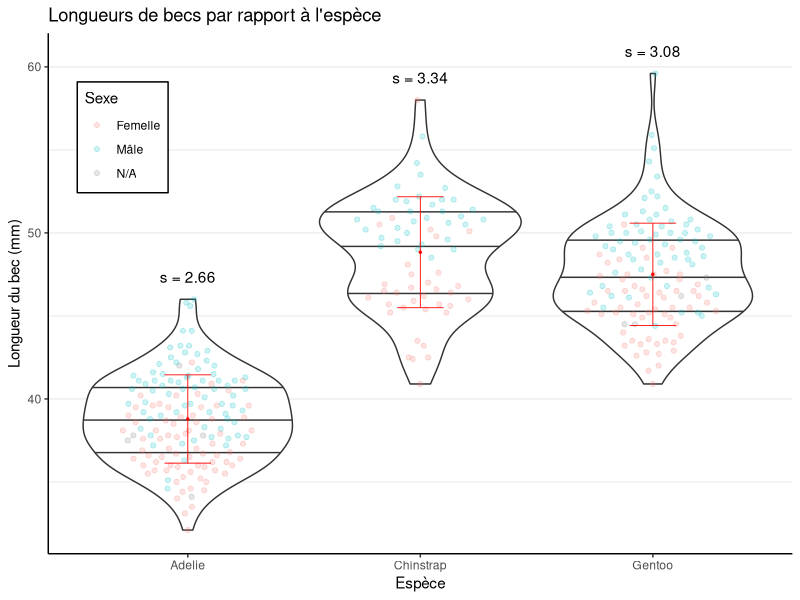
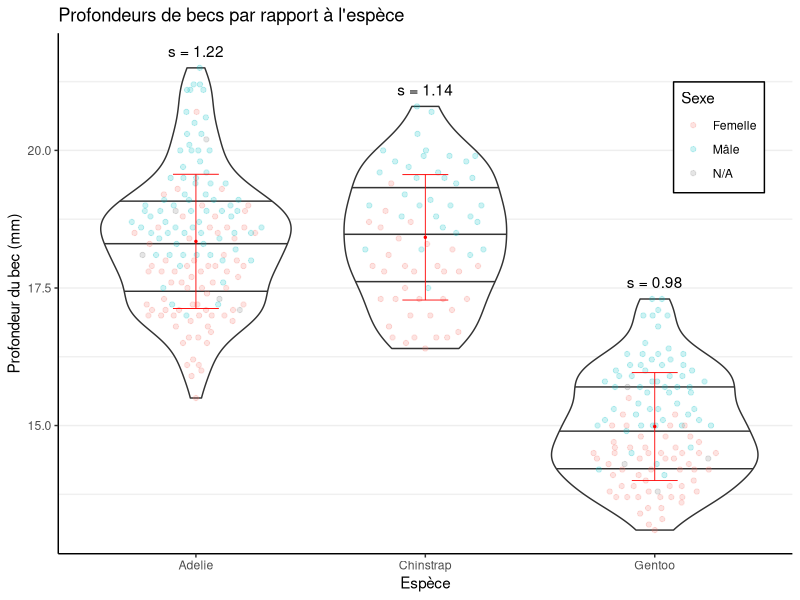
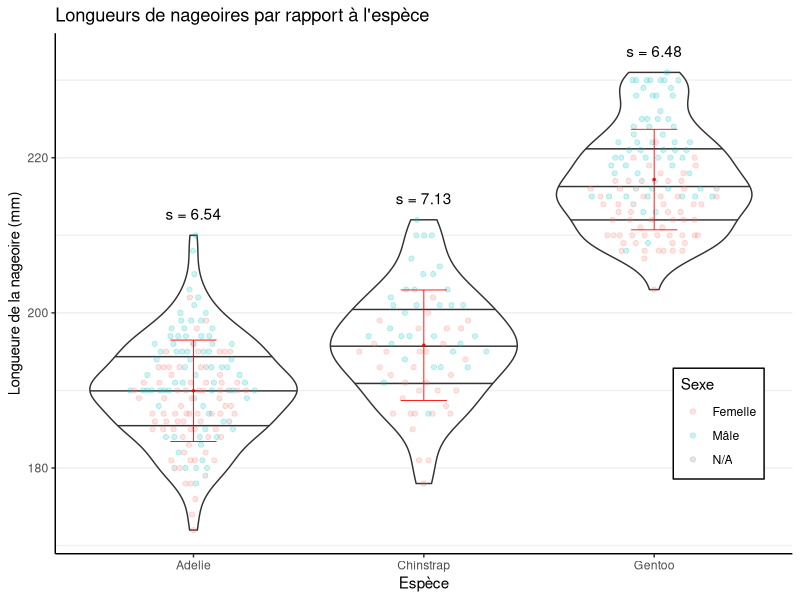
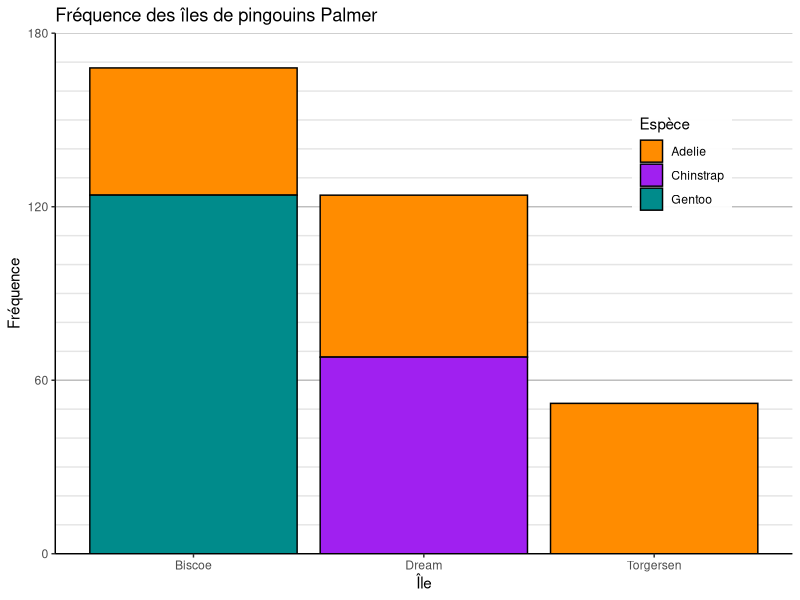
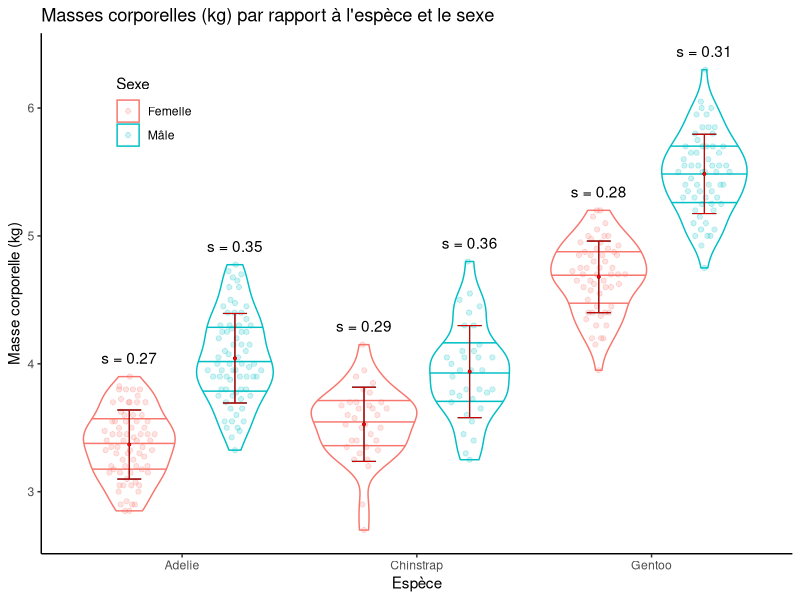
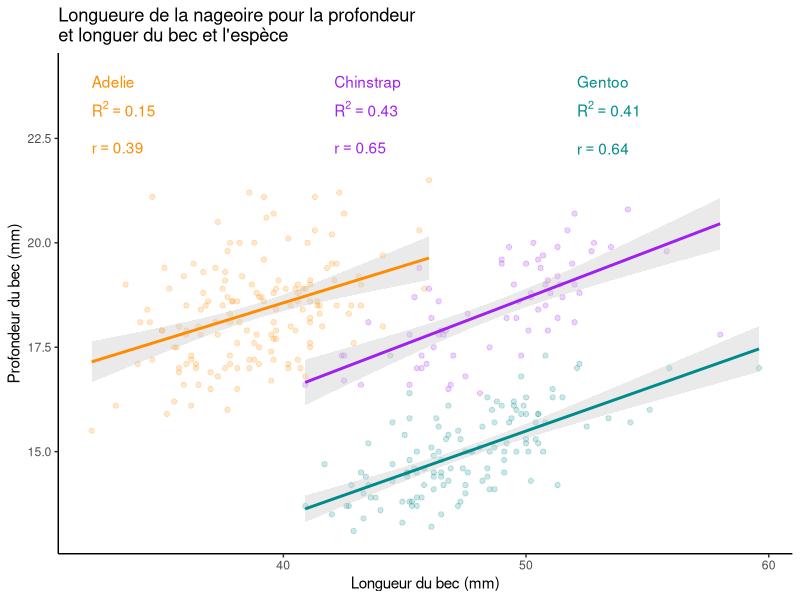
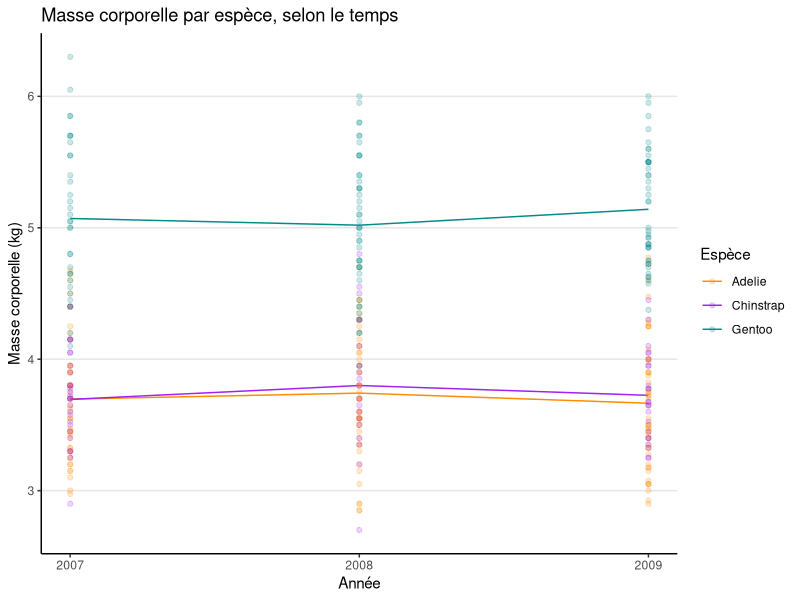
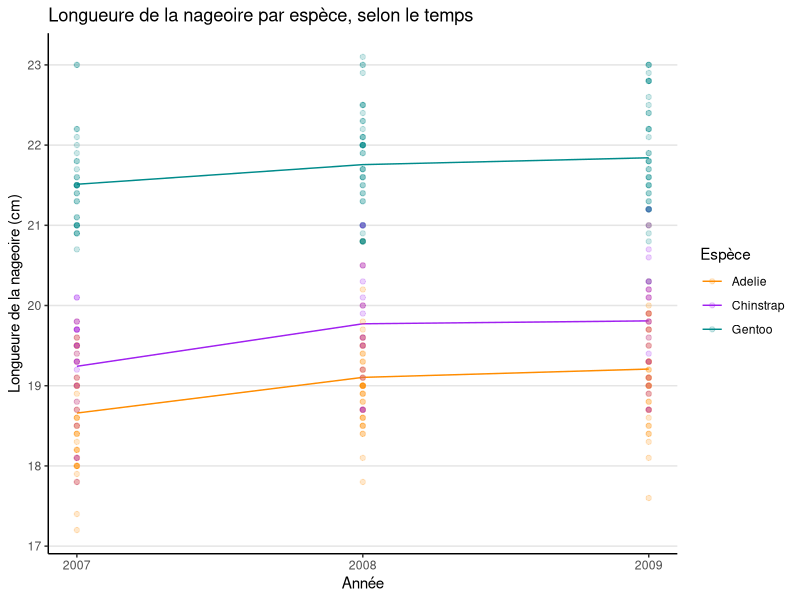

Source code (R) for these figures, in order:
## ---- chunk 1
# Préparatipn de librairies et installations variés

# install.packages("palmerpenguins")
# install.packages("tidyverse")
# install.packages("languageserver")
# install.packages("ggbeeswarm")
# install.packages("viridis")

library(palmerpenguins)
library("tidyverse")
library(ggbeeswarm) # Génère des graphique d'essaim d'abeille
library(viridis) # Couleurs pouvant être mieux perçus
library(knitr) # Tableaux

# citation()
# citation("palmerpenguins")
# citation("tidyverse")
# citation("ggbeeswarm")
## ---- chunk 2
# Assurer l'utilisation des virgules par les sorties

inline_hook_old <- knit_hooks$get("inline")

format_d <- function(x) {
  if (is.numeric(x)) {
    return(str_replace_all(str_replace_all(sprintf("%.2f", x), "[.]", ","), ",00", ""))
  }

  return(x)
}

kable_fr <- function(x) {
  # Alignement selon la type de valeur
  alignment <- ""
  for(i in 1:ncol(x)) {
    if (is.numeric(x[,i])) {
      alignment <- paste(alignment, "r", sep="")
    } else {
      alignment <- paste(alignment, "l", sep="")
    }
  }

  x %>%
    mutate_all(~format_d(.)) %>%
    kable(align=alignment)
}

decimal_hook <- function (x) {
  if (is.numeric(x)) {
    # If integer, print without decimal; otherwise print two places
    res <- ifelse(x == round(x),
      sprintf("%d", x),
      str_replace_all(sprintf("%.2f", x), "[.]", ",")
    )
    paste(res, collapse = ", ")
  }

  inline_hook_old(x)
}

knit_hooks$set(inline = decimal_hook)
## ---- chunk 3
# Préparation aesthétique

theme_set(theme_classic())

# Échelle de couleur des pingouins Palmer
penguin_colours <- c("darkorange","purple","cyan4")
names(penguin_colours) <- levels(penguins$species)
penguin_colour_scale <- function(fill = FALSE) {
  if (fill) {
    return (scale_fill_manual(name = "Espèce", values = penguin_colours))
  }

  return (scale_colour_manual(name = "Espèce", values = penguin_colours))
}

# Utilisation d'une graine aléatoire déterminée
set.seed(3142)

## ---- chunk 4
# Fonctions générales

# Mode pour les facteurs
Mode <- function(x) {
  ux <- unique(x)
  return(ux[which.max(tabulate(match(x, ux)))])
}
## ---- chunk 5
penguins_fr <-
  penguins %>%
  mutate(
    body_mass_g = body_mass_g / 1000,
    sex = ifelse(sex == "male", "Mâle", ifelse(sex == "female", "Femelle", sex))
  )

colnames(penguins_fr) <- c("Espèce", "Isle", "Longueur du bec (mm)", "Profondeur du bec (mm)", "Longueure de la nageoire (mm)", "Masse corporelle (kg)", "Sexe", "Année")
## ---- chunk 6

penguins %>%
  filter(
    is.na(species) |
    is.na(island) |
    is.na(bill_length_mm) |
    is.na(bill_depth_mm) |
    is.na(flipper_length_mm) |
    is.na(body_mass_g) |
    is.na(sex) |
    is.na(year)
  ) %>%
  kable_fr()

## ---- chunk 7
#| label: tab-som-qualquant
#| exho: FALSE
#| tbl-cap: 'Le sommaire partiel des variables qualitatives et \textit{quantitatives}.'
#| out-width: '100%'
#| tbl-align: 'center'

factor_list <-
  penguins_fr %>%
  # select_if(negate(is.numeric)) %>%
  summarise_all(
    list(
      n=~n(),
      na=~sum(is.na(.)),
      mode=~as.character(Mode(.))
    )
  ) %>%
  unlist() %>%
  split(seq(ncol(
    penguins_fr
    # select_if(negate(is.numeric))
  )))

factor_df <- data.frame(
  matrix(unlist(factor_list), nrow=ncol(penguins_fr), byrow=TRUE),
  row.names = colnames(
    penguins_fr
    # select_if(negate(is.numeric))
  )
)

colnames(factor_df) <- c("n", "NA", "Mode")

factor_df %>%
  kable()

## ---- chunk 8
#| label: tab-som-quant
#| exho: FALSE
#| tbl-cap: 'Le sommaire des variables quantitatives.'
#| out-width: '100%'
#| tbl-align: 'center'

# rownames(sommaire) <- colnames(penguins)

numeric_list <-
  penguins_fr %>%
  select_if(is.numeric) %>%
  summarise_all(
    list(
      moyenne=~mean(., na.rm = TRUE),
      min=~min(., na.rm = TRUE),
      q1=~quantile(., 0.25, na.rm = TRUE),
      q2=~median(., na.rm = TRUE),
      q3=~quantile(., 0.75, na.rm = TRUE),
      max=~max(., na.rm = TRUE),
      ecart=~max(., na.rm = TRUE) - min(., na.rm = TRUE)
    )
  ) %>%
  unlist() %>%
  split(seq(ncol(
    penguins_fr %>%
    select_if(is.numeric)
  )))

numeric_df <- data.frame(
  matrix(unlist(numeric_list), nrow=5, byrow=TRUE),
  row.names = colnames(
    penguins_fr %>%
    select_if(is.numeric)
  )
)

colnames(numeric_df) <- c("Moyenne", "Min", "Q1", "Médiane", "Q3", "Max", "Écart")

numeric_df %>%
  kable_fr()

## ---- chunk 9

sifted <-
  penguins %>%
  filter(
    !is.na(bill_length_mm)
  )

dfTab <- sifted %>% group_by(species) %>%
  summarize(
    y = max(bill_length_mm) + 1,
    mean = mean(bill_length_mm),
    sd = round(sd(bill_length_mm), digits = 2)
  )

ggplot(sifted) +
  # Diagrammes
  geom_violin(aes(species, bill_length_mm), staplewidth = 0.5, draw_quantiles = c(0.25, 0.5, 0.75)) +
  geom_quasirandom(aes(species, bill_length_mm, colour = sex), width = 0.3, alpha = 0.2) +

  # Écart type / barres d'érreure
  geom_errorbar(data=dfTab, aes(x=species, y=mean, ymin=mean-sd, ymax=mean+sd), width=.2, linewidth=.3, colour="red") +
  geom_point(data=dfTab, aes(x=species, y=mean), size=0.5, colour="red") +
  # Anotation de l'écart type
  geom_text(data=dfTab,aes(x=species,y=y,parse=FALSE,label=sprintf("s = %.2f", dfTab$sd)),vjust=0) +

  # Thèmes
  theme(
    legend.position = c(0.10, 0.80),
    legend.background = element_rect(colour = "black")
  ) +
  theme(
    panel.grid.major.y = element_line(color = "#00000011"),
    panel.grid.minor.y = element_line(color = "#0000000f"),
  ) +

  # Anotations
  scale_colour_discrete(labels = c("Femelle", "Mâle", "N/A")) +
  labs(
    title = "Longueurs de becs par rapport à l'espèce",
    x = "Espèce",
    y = "Longueur du bec (mm)",
    colour = "Sexe"
  )
## ---- chunk 10

sifted <-
  penguins %>%
  filter(
    !is.na(bill_depth_mm)
  )

dfTab <- sifted %>% group_by(species) %>%
  summarize(
    y = max(bill_depth_mm) + 0.2,
    mean = mean(bill_depth_mm),
    sd = round(sd(bill_depth_mm), digits = 2)
  )

ggplot(sifted) +
  # Diagrammes
  geom_violin(aes(species, bill_depth_mm), staplewidth = 0.5, draw_quantiles = c(0.25, 0.5, 0.75)) +
  geom_quasirandom(aes(species, bill_depth_mm, colour = sex), width = 0.3, alpha = 0.2) +
  
  # Écart type / barres d'érreure
  geom_errorbar(data=dfTab, aes(x=species, y=mean, ymin=mean-sd, ymax=mean+sd), width=.2, linewidth=.3, colour="red") +
  geom_point(data=dfTab, aes(x=species, y=mean), size=0.5, colour="red") +
  # Anotation de l'écart type
  geom_text(data=dfTab,aes(x=species,y=y,parse=FALSE,label=sprintf("s = %.2f", dfTab$sd)),vjust=0) +

  # Thèmes
  theme(
    legend.position = c(0.90, 0.80),
    legend.background = element_rect(colour = "black")
  ) +
  theme(
    panel.grid.major.y = element_line(color = "#00000011"),
    panel.grid.minor.y = element_line(color = "#0000000f"),
  ) +

  # Anotations
  scale_colour_discrete(labels = c("Femelle", "Mâle", "N/A")) +
  labs(
    title = "Profondeurs de becs par rapport à l'espèce",
    x = "Espèce",
    y = "Profondeur du bec (mm)",
    colour = "Sexe"
  )
## ---- chunk 11

sifted <-
  penguins %>%
  filter(
    !is.na(flipper_length_mm)
  )

dfTab <-
  sifted %>%
  group_by(
    species
  ) %>%
  summarize(
    y = max(flipper_length_mm) + 2,
    mean = mean(flipper_length_mm),
    sd = round(sd(flipper_length_mm), digits = 2)
  )

ggplot(sifted) +
  # Diagrammes
  geom_violin(aes(species, flipper_length_mm), staplewidth = 0.5, draw_quantiles = c(0.25, 0.5, 0.75)) +
  geom_quasirandom(aes(species, flipper_length_mm, colour = sex), width = 0.3, alpha = 0.2) +
  
  # Écart type / barres d'érreure
  geom_errorbar(data=dfTab, aes(x=species, y=mean, ymin=mean-sd, ymax=mean+sd), width=.2, linewidth=.3, colour="red") +
  geom_point(data=dfTab, aes(x=species, y=mean), size=0.5, colour="red") +
  # Anotation de l'écart type
  geom_text(data=dfTab,aes(x=species,y=y,parse=FALSE,label=sprintf("s = %.2f", dfTab$sd)),vjust=0) +

  # Thèmes
  theme(
    legend.position = c(0.90, 0.25),
    legend.background = element_rect(colour = "black")
  ) +
  theme(
    panel.grid.major.y = element_line(color = "#00000011"),
    panel.grid.minor.y = element_line(color = "#0000000f"),
  ) +

  # Anotations
  scale_colour_discrete(labels = c("Femelle", "Mâle", "N/A")) +
  labs(
    title = "Longueurs de nageoires par rapport à l'espèce",
    x = "Espèce",
    y = "Longueure de la nageoire (mm)",
    colour = "Sexe"
  )
## ---- chunk 12

sifted <-
 penguins

ggplot(sifted, aes(island)) +
  geom_histogram(stat="count", aes(fill = species), color = "black") +
  
  # Intervales
  scale_y_continuous(
    limits = c(0, 180),
    expand = c(0, 0),
    breaks = seq(from = 0, to = 180, by = 60),
    minor_breaks = seq(from = 0, to = 180, by = 10)
  ) +

  # Thèmes
  theme(
    panel.grid.major.y = element_line(color = "grey"),
    panel.grid.minor.y = element_line(color = "grey90"),
  ) +
  penguin_colour_scale(TRUE) +
  theme(
    legend.position = c(0.85, 0.75),
    legend.background = element_rect(fill = "#ffffffee")
  ) +

  # Renomer tout
  labs(
    title = "Fréquence des îles de pingouins Palmer",
    x = "Île",
    y = "Fréquence",
    fill = "Espèce"
  )
## ---- chunk 13
# Différences entre les fréquences de chaque île, à utiliser en-texte
bis_drea_isle_diff <- sum(penguins$island == "Biscoe") - sum(penguins$island == "Dream")
drea_torg_isle_diff <- sum(penguins$island == "Dream") - sum(penguins$island == "Torgersen")
## ---- chunk 14
# Moyennes des masses de chaque espèce, à utiliser en-texte

sifted <-
  penguins %>%
  mutate(
    body_mass_g = body_mass_g / 1000
  ) %>%
  filter(
    !is.na(body_mass_g) &
    !is.na(sex)
  )

penguin_mass_avgs <-
  sifted %>%
  group_by(
    species
  ) %>%
  summarize(
    mean = mean(body_mass_g)
  ) %>%
  select(
    species,
    mean
  )
## ---- chunk 15

sifted <-
  penguins %>%
  mutate(
    body_mass_g = body_mass_g / 1000
  ) %>%
  filter(
    !is.na(body_mass_g) &
    !is.na(sex)
  )

dfTab <-
  sifted %>%
  group_by(
    species,
    sex
  ) %>%
  summarize(
    y = max(body_mass_g) + 0.1,
    mean = mean(body_mass_g),
    sd = round(sd(body_mass_g), digits = 2)
  )

dodgewidth <- 0.9

ggplot(sifted) +
  # Diagrammes
  geom_violin(aes(x=species, y=body_mass_g, color=sex), position=position_dodge(width=dodgewidth), staplewidth = 0.5, draw_quantiles = c(0.25, 0.5, 0.75)) +
  geom_quasirandom(aes(x=species, y=body_mass_g, colour=sex), dodge.width=dodgewidth, width = 0.12, alpha = 0.2) +

  # Écart type / barres d'érreure
  geom_errorbar(data=dfTab, aes(x=species, group=sex, y=mean, ymin=mean-sd, ymax=mean+sd), position=position_dodge(width=dodgewidth), width=.205, linewidth=.4, colour="black") +
  geom_point(data=dfTab, aes(x=species, group=sex, y=mean), position=position_dodge(width=dodgewidth), size=0.6, colour="black") +

  geom_errorbar(data=dfTab, aes(x=species, group=sex, y=mean, ymin=mean-sd, ymax=mean+sd), position=position_dodge(width=dodgewidth), width=.2, linewidth=.3, colour="red") +
  geom_point(data=dfTab, aes(x=species, group=sex, y=mean), position=position_dodge(width=dodgewidth), size=0.5, colour="red") +

  # Anotation de l'écart type
  geom_text(data=dfTab,aes(x=species, group=sex, y=y, parse=FALSE, label=sprintf("s = %.2f", dfTab$sd)), position=position_dodge(width=dodgewidth), vjust=0) +

  # Thèmes
  theme(legend.position = c(0.15, 0.85)) +

  # Anotations
  scale_colour_discrete(labels = c("Femelle", "Mâle")) +
  labs(
    title = "Masses corporelles (kg) par rapport à l'espèce et le sexe",
    x = "Espèce",
    y = "Masse corporelle (kg)",
    colour = "Sexe"
  )
## ---- chunk 16

sifted <-
  penguins %>%
  mutate(
    flipper_length_mm = flipper_length_mm / 10
  ) %>%
  filter(
    !is.na(bill_length_mm) &
    !is.na(flipper_length_mm)
  )

dfTab <-
  sifted %>%
  group_by(
    species
  ) %>%
  summarize(
    x = min((penguins %>% filter(!is.na(bill_length_mm)))$bill_length_mm) + ifelse(species == "Adelie", 0, ifelse(species == "Chinstrap", 10, 20)),
    y = max(bill_depth_mm) + 0.1,
    r = cor(bill_length_mm, bill_depth_mm),
    r2 = summary(lm(bill_depth_mm ~ bill_length_mm))$r.squared
  ) %>%
  arrange(species) %>%
  filter(row_number()==1)

ggplot(sifted, aes(bill_length_mm, bill_depth_mm)) +
  geom_point(aes(colour = species), alpha = 0.2) +

  geom_smooth(method="lm",aes(color=species),se=TRUE, fill="grey80") +

  geom_text(data=dfTab,aes(color=species, label=species, x=x, y=24),parse=TRUE, hjust=0, vjust=1, show_guide=FALSE) +
  geom_text(data=dfTab,aes(color=species, label=sprintf("R^2 == %.2f", r2), x=x, y=23.4),parse=TRUE, hjust=0, vjust=1, show_guide=FALSE) +
  geom_text(data=dfTab,aes(color=species, label=sprintf("r == %.2f", r), x=x, y=22.4),parse=TRUE, hjust=0, vjust=1, show_guide=FALSE) +

  # Thèmes
  penguin_colour_scale() +
  theme(legend.position = "none") +

  # Renomer tout
  labs(
    title = "Longueure de la nageoire pour la profondeur\net longuer du bec et l'espèce",
    x = "Longueur du bec (mm)",
    y = "Profondeur du bec (mm)",
    colour = "Espèce",
    size = "Longueure de la\nnageoire (cm)"
  )
## ---- chunk 17

sifted <-
  penguins %>%
  filter(
    !is.na(year) &
    !is.na(body_mass_g)
  ) %>%
  mutate(
    body_mass_g = body_mass_g / 1000,
    flipper_length_mm = flipper_length_mm / 10
  )

dfTab <-
  sifted %>%
  group_by(
    species,
    year
  ) %>%
  select(
    year,
    species,
    bill_length_mm,
    bill_depth_mm,
    flipper_length_mm,
    body_mass_g
  ) %>%
  summarize(
    mean = mean(body_mass_g)
  ) %>%
  distinct(species, year, .keep_all=TRUE)

ggplot(sifted, aes(year, body_mass_g)) +
  geom_line(data=dfTab, aes(x=year, colour = species, y=mean)) +
  geom_point(aes(colour = species), alpha=0.2) +

  # Intervales
  scale_x_continuous(
    breaks = seq(from = 2007, to = 2009, by = 1)
  ) +


  # Thèmes
  theme(
    panel.grid.major.y = element_line(color = "grey90"),
  ) +
  penguin_colour_scale() +

  # Renomer tout
  labs(
    title = "Masse corporelle par espèce, selon le temps",
    x = "Année",
    y = "Masse corporelle (kg)",
    colour = "Espèce"
  )
## ---- chunk 18

sifted <-
  penguins %>%
  filter(
    !is.na(year) &
    !is.na(flipper_length_mm)
  ) %>%
  mutate(
    body_mass_g = body_mass_g / 1000,
    flipper_length_mm = flipper_length_mm / 10
  )

dfTab <-
  sifted %>%
  group_by(
    species,
    year
  ) %>%
  select(
    year,
    species,
    bill_length_mm,
    bill_depth_mm,
    flipper_length_mm
  ) %>%
  summarize(
    mean = mean(flipper_length_mm)
  ) %>%
  distinct(species, year, .keep_all=TRUE)

ggplot(sifted, aes(year, flipper_length_mm)) +
  geom_line(data=dfTab, aes(x=year, colour = species, y=mean)) +
  geom_point(aes(colour = species), alpha=0.2) +

  # Intervales
  scale_x_continuous(
    breaks = seq(from = 2007, to = 2009, by = 1)
  ) +


  # Thèmes
  theme(
    panel.grid.major.y = element_line(color = "grey90"),
  ) +
  penguin_colour_scale() +

  # Renomer tout
  labs(
    title = "Longueure de la nageoire par espèce, selon le temps",
    x = "Année",
    y = "Longueure de la nageoire (cm)",
    colour = "Espèce"
  )
## ---- chunk 19

# TODO: Delete

sifted <-
  penguins %>%
  filter(
    !is.na(year) &
    !is.na(body_mass_g)
  )

dfTab <-
  sifted %>%
  group_by(
    species
  ) %>%
  select(
    species,
    bill_length_mm,
    bill_depth_mm,
    flipper_length_mm
  ) %>%
  summarize(
    x = min((penguins %>% filter(!is.na(bill_length_mm)))$bill_length_mm) + ifelse(species == "Adelie", 0, ifelse(species == "Chinstrap", 10, 20)),
    y = max(bill_depth_mm) + 0.1,
    r = cor(bill_length_mm, bill_depth_mm),
    r2 = summary(lm(bill_depth_mm ~ bill_length_mm))$r.squared
  )

ggplot(sifted, aes(year)) +
  geom_line(stat="count", aes(colour = species)) +

  # geom_smooth(data=dfTab,method="lm",aes(color=species, y=sum),se=TRUE, fill="grey80") +

  expand_limits(y=0) +

  # Intervales
  scale_x_continuous(
    breaks = seq(from = 2007, to = 2009, by = 1)
  ) +


  # Thèmes
  theme(
    panel.grid.major.y = element_line(color = "grey90"),
  ) +
  penguin_colour_scale() +

  # Renomer tout
  labs(
    title = "Population par espèce, selon le temps",
    x = "Année",
    y = "Taille de la population",
    colour = "Espèce"
  )
